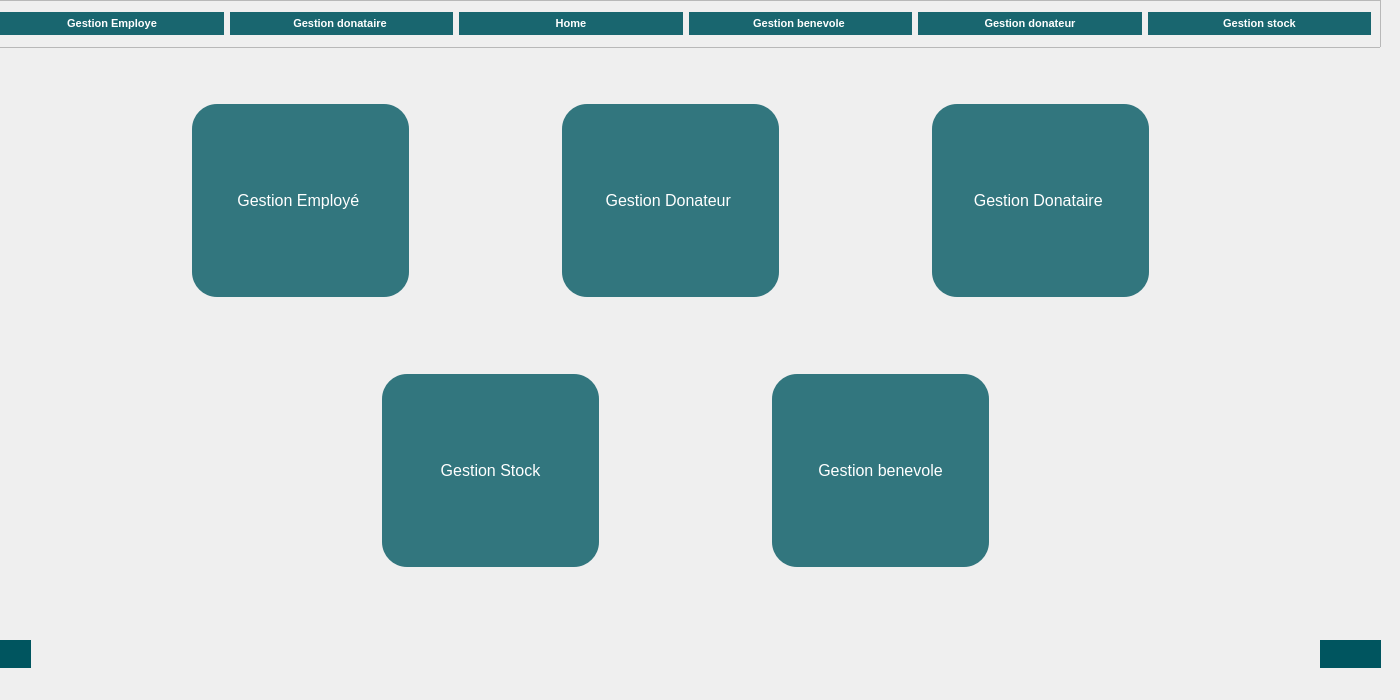
    <widget class="QWidget" name="home_page">
     <widget class="QFrame" name="frame">
      <property name="geometry">
       <rect>
        <x>-10</x>
        <y>0</y>
        <width>1391</width>
        <height>48</height>
       </rect>
      </property>
      <property name="frameShape">
       <enum>QFrame::StyledPanel</enum>
      </property>
      <property name="frameShadow">
       <enum>QFrame::Raised</enum>
      </property>
      <layout class="QHBoxLayout" name="horizontalLayout">
       <item>
        <widget class="QPushButton" name="pushButton_4">
         <property name="styleSheet">
          <string notr="true">QPushButton
{
	background-color:#19666f ;
	color: #fff;
	font-size: 11px;
	font-weight: bold;
	border: none;
	border-radius: 25px;
	padding: 5px;

}


QPushButton::disabled
{
	background-color: #5c5c5c;

}


QPushButton::pressed
{
	background-color: #EF829B;

}</string>
         </property>
         <property name="text">
          <string>Gestion Employe</string>
         </property>
         <property name="icon">
          <iconset resource="res.qrc">
           <normaloff>:/ico/icons/users.svg</normaloff>:/ico/icons/users.svg</iconset>
         </property>
        </widget>
       </item>
       <item>
        <widget class="QPushButton" name="pushButton_2">
         <property name="styleSheet">
          <string notr="true">QPushButton
{
	background-color:#19666f;
	color: #fff;
    font:&quot;Arial&quot;;
	font-size: 11px;
	font-weight: bold;
	border: none;
	border-radius: 25px;
	padding: 5px;

}


QPushButton::disabled
{
	background-color: #5c5c5c;

}


QPushButton::pressed
{
	background-color: #EF829B;

}</string>
         </property>
         <property name="text">
          <string>Gestion donataire </string>
         </property>
         <property name="icon">
          <iconset resource="res.qrc">
           <normaloff>:/ico/icons/truck.svg</normaloff>:/ico/icons/truck.svg</iconset>
         </property>
        </widget>
       </item>
       <item>
        <widget class="QPushButton" name="pushButton">
         <property name="styleSheet">
          <string notr="true">QPushButton
{
	background-color: #19666f;
	color: #fff;
	font-size: 11px;
	font-weight: bold;
	border: none;
	border-radius: 25px;
	padding: 5px;

}


QPushButton::disabled
{
	background-color: #5c5c5c;

}


QPushButton::pressed
{
	background-color: #EF829B;

}</string>
         </property>
         <property name="text">
          <string>Home</string>
         </property>
         <property name="icon">
          <iconset resource="res.qrc">
           <normaloff>:/ico/icons/home.svg</normaloff>:/ico/icons/home.svg</iconset>
         </property>
        </widget>
       </item>
       <item>
        <widget class="QPushButton" name="pushButton_6">
         <property name="enabled">
          <bool>true</bool>
         </property>
         <property name="styleSheet">
          <string notr="true">QPushButton
{
	background-color: #19666f;
	color: #fff;
	font-size: 11px;
	font-weight: bold;
	border: none;
	border-radius: 25px;
	padding: 5px;

}


QPushButton::disabled
{
	background-color: #5c5c5c;

}


QPushButton::pressed
{
	background-color: #EF829B;

}</string>
         </property>
         <property name="text">
          <string>Gestion benevole </string>
         </property>
         <property name="icon">
          <iconset resource="res.qrc">
           <normaloff>:/ico/icons/heart.svg</normaloff>:/ico/icons/heart.svg</iconset>
         </property>
        </widget>
       </item>
       <item>
        <widget class="QPushButton" name="pushButton_3">
         <property name="styleSheet">
          <string notr="true">QPushButton
{
	background-color: #19666f;
	color: #fff;
	font-size: 11px;
	font-weight: bold;
	border: none;
	border-radius: 25px;
	padding: 5px;

}


QPushButton::disabled
{
	background-color: #5c5c5c;

}


QPushButton::pressed
{
	background-color: #EF829B;

}</string>
         </property>
         <property name="text">
          <string>Gestion donateur</string>
         </property>
         <property name="icon">
          <iconset resource="res.qrc">
           <normaloff>:/ico/icons/activity.svg</normaloff>:/ico/icons/activity.svg</iconset>
         </property>
        </widget>
       </item>
       <item>
        <widget class="QPushButton" name="pushButton_5">
         <property name="styleSheet">
          <string notr="true">QPushButton
{
	background-color: #19666f;
	color: #fff;
	font-size: 11px;
	font-weight: bold;
	border: none;
	border-radius: 25px;
	padding: 5px;

}


QPushButton::disabled
{
	background-color: #5c5c5c;

}


QPushButton::pressed
{
	background-color: #EF829B;

}</string>
         </property>
         <property name="text">
          <string>Gestion stock</string>
         </property>
         <property name="icon">
          <iconset resource="res.qrc">
           <normaloff>:/ico/icons/archive.svg</normaloff>:/ico/icons/archive.svg</iconset>
         </property>
        </widget>
       </item>
      </layout>
     </widget>
     <widget class="QPushButton" name="pushButton_9">
      <property name="geometry">
       <rect>
        <x>0</x>
        <y>640</y>
        <width>31</width>
        <height>28</height>
       </rect>
      </property>
      <property name="styleSheet">
       <string notr="true">QPushButton
{
	background-color: #00555F;
	color: #fff;
	font-size: 11px;
	font-weight: bold;
	border: none;
	border-radius: 25px;
	padding: 5px;

}</string>
      </property>
      <property name="text">
       <string/>
      </property>
      <property name="icon">
       <iconset resource="res.qrc">
        <normaloff>:/ico/icons/menu.svg</normaloff>:/ico/icons/menu.svg</iconset>
      </property>
     </widget>
     <widget class="QPushButton" name="pushButton_10">
      <property name="geometry">
       <rect>
        <x>1320</x>
        <y>640</y>
        <width>31</width>
        <height>28</height>
       </rect>
      </property>
      <property name="styleSheet">
       <string notr="true">QPushButton
{
	background-color: #00555F;
	color: #fff;
	font-size: 11px;
	font-weight: bold;
	border: none;
	border-radius: 25px;
	padding: 5px;

}</string>
      </property>
      <property name="text">
       <string/>
      </property>
      <property name="icon">
       <iconset resource="res.qrc">
        <normaloff>:/ico/icons/mail.svg</normaloff>:/ico/icons/mail.svg</iconset>
      </property>
     </widget>
     <widget class="QPushButton" name="pushButton_11">
      <property name="geometry">
       <rect>
        <x>1350</x>
        <y>640</y>
        <width>31</width>
        <height>28</height>
       </rect>
      </property>
      <property name="styleSheet">
       <string notr="true">QPushButton
{
	background-color: #00555F;
	color: #fff;
	font-size: 11px;
	font-weight: bold;
	border: none;
	border-radius: 25px;
	padding: 5px;

}</string>
      </property>
      <property name="text">
       <string/>
      </property>
      <property name="icon">
       <iconset resource="res.qrc">
        <normaloff>:/ico/icons/settings.svg</normaloff>:/ico/icons/settings.svg</iconset>
      </property>
     </widget>
     <widget class="QLabel" name="label">
      <property name="geometry">
       <rect>
        <x>30</x>
        <y>600</y>
        <width>61</width>
        <height>31</height>
       </rect>
      </property>
      <property name="styleSheet">
       <string notr="true">size : 18px ;</string>
      </property>
      <property name="text">
       <string/>
      </property>
      <property name="pixmap">
       <pixmap>../logo crew.png</pixmap>
      </property>
     </widget>
     <widget class="QPushButton" name="pushButton_24">
      <property name="geometry">
       <rect>
        <x>190</x>
        <y>100</y>
        <width>221</width>
        <height>201</height>
       </rect>
      </property>
      <property name="styleSheet">
       <string notr="true">QPushButton {
    background-color: #32767e;
    border: none;
    color: white;
    padding: 10px 20px;
    text-align: center;
    text-decoration: none;
    display: inline-block;
    font-size: 16px;
    margin: 4px 2px;
    cursor: pointer;
    border-radius: 25px;
    transition: background-color 0.3s ease-in-out;
}

QPushButton:hover {
 background-color:  #EF829B;

}</string>
      </property>
      <property name="text">
       <string>Gestion Employé </string>
      </property>
      <property name="icon">
       <iconset resource="res.qrc">
        <normaloff>:/ico/icons/users.svg</normaloff>:/ico/icons/users.svg</iconset>
      </property>
      <property name="iconSize">
       <size>
        <width>50</width>
        <height>50</height>
       </size>
      </property>
     </widget>
     <widget class="QPushButton" name="pushButton_25">
      <property name="geometry">
       <rect>
        <x>560</x>
        <y>100</y>
        <width>221</width>
        <height>201</height>
       </rect>
      </property>
      <property name="styleSheet">
       <string notr="true">QPushButton {
    background-color: #32767e;
    border: none;
    color: white;
    padding: 10px 20px;
    text-align: center;
    text-decoration: none;
    display: inline-block;
    font-size: 16px;
    margin: 4px 2px;
    cursor: pointer;
    border-radius: 25px;
    transition: background-color 0.3s ease-in-out;
}

QPushButton:hover {
 background-color:  #EF829B;

}</string>
      </property>
      <property name="text">
       <string>Gestion Donateur </string>
      </property>
      <property name="icon">
       <iconset resource="res.qrc">
        <normaloff>:/ico/icons/users.svg</normaloff>:/ico/icons/users.svg</iconset>
      </property>
      <property name="iconSize">
       <size>
        <width>50</width>
        <height>50</height>
       </size>
      </property>
     </widget>
     <widget class="QPushButton" name="pushButton_26">
      <property name="geometry">
       <rect>
        <x>930</x>
        <y>100</y>
        <width>221</width>
        <height>201</height>
       </rect>
      </property>
      <property name="styleSheet">
       <string notr="true">QPushButton {
    background-color: #32767e;
    border: none;
    color: white;
    padding: 10px 20px;
    text-align: center;
    text-decoration: none;
    display: inline-block;
    font-size: 16px;
    margin: 4px 2px;
    cursor: pointer;
    border-radius: 25px;
    transition: background-color 0.3s ease-in-out;
}

QPushButton:hover {
 background-color:  #EF829B;

}</string>
      </property>
      <property name="text">
       <string>Gestion Donataire </string>
      </property>
      <property name="icon">
       <iconset resource="res.qrc">
        <normaloff>:/ico/icons/users.svg</normaloff>:/ico/icons/users.svg</iconset>
      </property>
      <property name="iconSize">
       <size>
        <width>50</width>
        <height>50</height>
       </size>
      </property>
     </widget>
     <widget class="QPushButton" name="pushButton_30">
      <property name="geometry">
       <rect>
        <x>380</x>
        <y>370</y>
        <width>221</width>
        <height>201</height>
       </rect>
      </property>
      <property name="styleSheet">
       <string notr="true">QPushButton {
    background-color: #32767e;
    border: none;
    color: white;
    padding: 10px 20px;
    text-align: center;
    text-decoration: none;
    display: inline-block;
    font-size: 16px;
    margin: 4px 2px;
    cursor: pointer;
    border-radius: 25px;
    transition: background-color 0.3s ease-in-out;
}

QPushButton:hover {
 background-color:  #EF829B;

}</string>
      </property>
      <property name="text">
       <string>Gestion Stock</string>
      </property>
      <property name="icon">
       <iconset resource="res.qrc">
        <normaloff>:/ico/icons/users.svg</normaloff>:/ico/icons/users.svg</iconset>
      </property>
      <property name="iconSize">
       <size>
        <width>50</width>
        <height>50</height>
       </size>
      </property>
     </widget>
     <widget class="QPushButton" name="pushButton_31">
      <property name="geometry">
       <rect>
        <x>770</x>
        <y>370</y>
        <width>221</width>
        <height>201</height>
       </rect>
      </property>
      <property name="styleSheet">
       <string notr="true">QPushButton {
    background-color: #32767e;
    border: none;
    color: white;
    padding: 10px 20px;
    text-align: center;
    text-decoration: none;
    display: inline-block;
    font-size: 16px;
    margin: 4px 2px;
    cursor: pointer;
    border-radius: 25px;
    transition: background-color 0.3s ease-in-out;
}

QPushButton:hover {
 background-color:  #EF829B;

}</string>
      </property>
      <property name="text">
       <string>Gestion benevole</string>
      </property>
      <property name="icon">
       <iconset resource="res.qrc">
        <normaloff>:/ico/icons/users.svg</normaloff>:/ico/icons/users.svg</iconset>
      </property>
      <property name="iconSize">
       <size>
        <width>50</width>
        <height>50</height>
       </size>
      </property>
     </widget>
     <widget class="QLabel" name="label_2">
      <property name="geometry">
       <rect>
        <x>10</x>
        <y>40</y>
        <width>1381</width>
        <height>651</height>
       </rect>
      </property>
      <property name="text">
       <string/>
      </property>
      <property name="pixmap">
       <pixmap>../backbach.gif</pixmap>
      </property>
     </widget>
     <zorder>label_2</zorder>
     <zorder>frame</zorder>
     <zorder>pushButton_9</zorder>
     <zorder>pushButton_10</zorder>
     <zorder>pushButton_11</zorder>
     <zorder>label</zorder>
     <zorder>pushButton_24</zorder>
     <zorder>pushButton_25</zorder>
     <zorder>pushButton_26</zorder>
     <zorder>pushButton_30</zorder>
     <zorder>pushButton_31</zorder>
    </widget>
